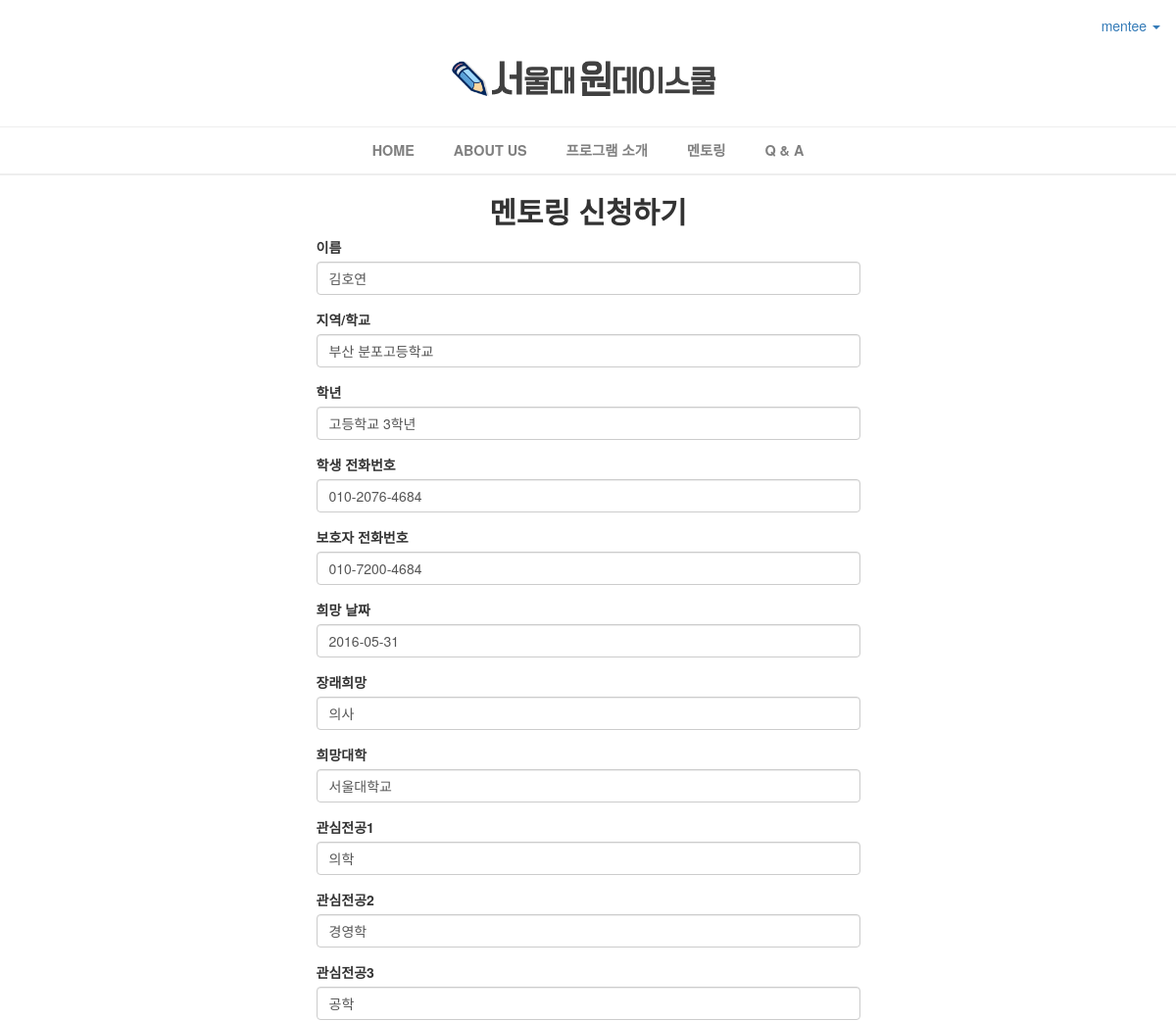
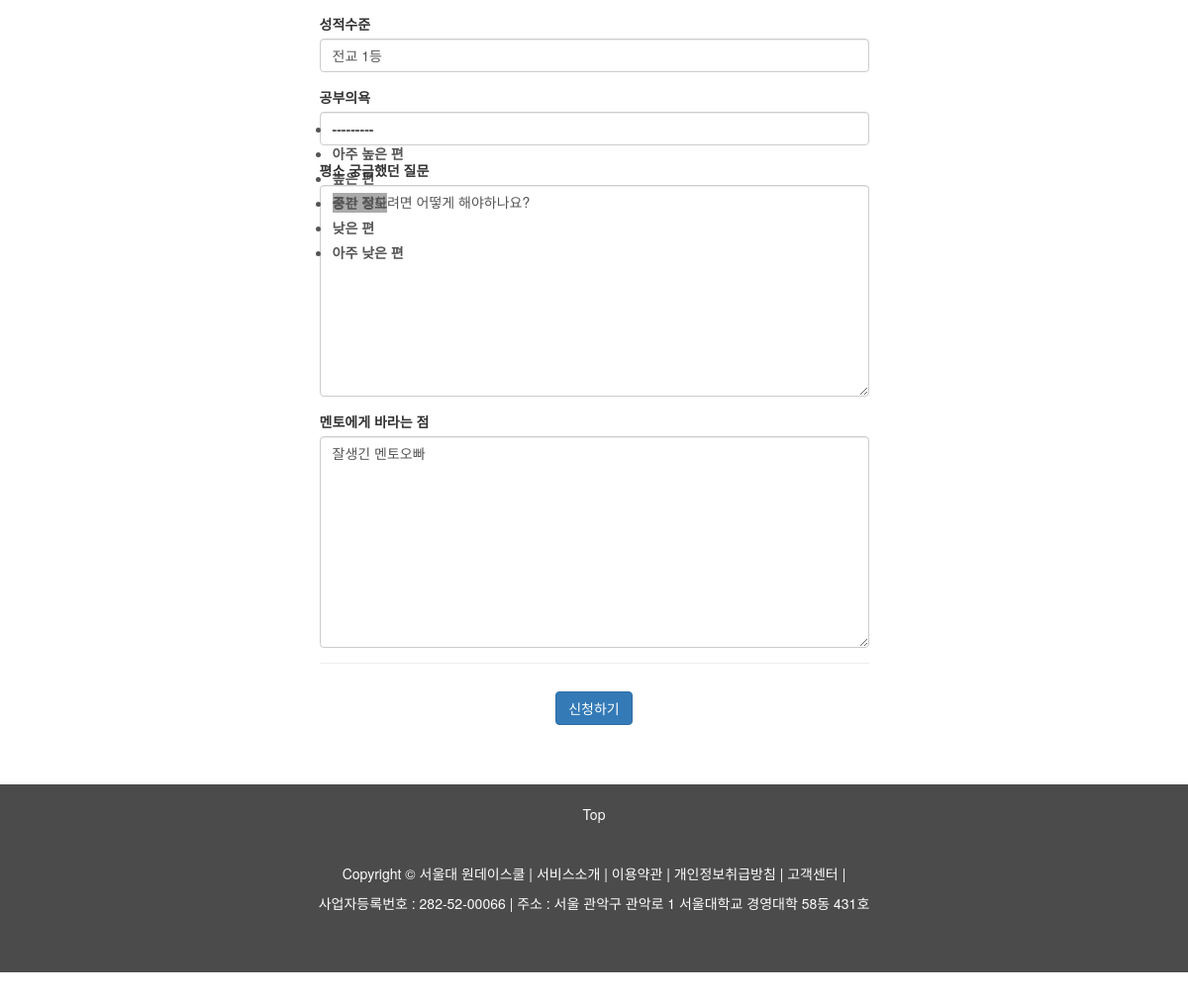
The page /mentoring/5/edit/ (signed in) on the database its author committed (2 pictures, top to bottom).
### mentoring/models.py (models this page shows, shortened)
class Mentoring(models.Model):
    created_at = models.DateTimeField(auto_now_add=True)
    author = models.ForeignKey(settings.AUTH_USER_MODEL, default='1')
    acceptor = models.CharField(max_length=20, default='1', verbose_name='멘토 전화번호')
    capacity = models.PositiveSmallIntegerField(default=0)
    name = models.CharField(max_length=20, verbose_name='이름')
    area_highschool = models.CharField(max_length=40, verbose_name='지역/학교')
    grade = models.CharField(max_length=20, verbose_name='학년')
    phone_mentee = models.CharField(max_length=20, blank=True, verbose_name='학생 전화번호')
    phone_keeper = models.CharField(max_length=20, verbose_name='보호자 전화번호')
    date = models.CharField(max_length=20, verbose_name='희망 날짜')
    wannabe = models.CharField(max_length=40, verbose_name='장래희망')
    university = models.CharField(max_length=30, verbose_name='희망대학')
    rating = models.CharField(max_length=20, verbose_name='성적수준')
    will_to_study = models.CharField(max_length=30, choices=RATING_CHOICES, verbose_name='공부의욕')
    major1 = models.CharField(max_length=40, verbose_name='관심전공1')
    major2 = models.CharField(max_length=40, verbose_name='관심전공2')
    major3 = models.CharField(max_length=40, verbose_name='관심전공3')
    questions = models.TextField(max_length=2000, verbose_name='평소 궁금했던 질문')
    requirements = models.TextField(max_length=2000, verbose_name='멘토에게 바라는 점')
    is_recommended = models.PositiveSmallIntegerField(unique=True, blank=True, null=True)

### mentoring/views.py (the view)
# urls.py: url(r'^(?P<pk>[0-9]+)/edit/$', views.mentoring_edit, name='mentoring_edit'),
@login_required
def mentoring_edit(request, pk):
    mentoring = get_object_or_404(Mentoring, pk=pk)
    if request.method == "POST":
        mentoringform = MentoringForm(request.POST, instance=mentoring)
        if mentoringform.is_valid():
            mentoring = mentoringform.save(commit=False)
            mentoring.save()
            messages.success(request, "멘토링이 성공적으로 수정되었습니다.")
            return redirect("/")
    else:
        mentoringform = MentoringForm(instance=mentoring)
    return render(request, 'mentoring/mentoring_form.html', {
        'mentoringform' : mentoringform
        })

### mentoring/forms.py
class MentoringForm(forms.ModelForm):
    class Meta:
        model = Mentoring
        fields = ('name', 'area_highschool', 'grade', 'phone_mentee', 'phone_keeper', 'date', 'wannabe', 'university', 'major1', 'major2', 'major3', 'rating', 'will_to_study', 'questions', 'requirements')
        widgets = {
            'will_to_study' : forms.RadioSelect(attrs={'style':'display: none'}),
        }

### mentoring/templates/mentoring/mentoring_form.html (shortened to what this page needs)
{% extends 'mentoring/base.html' %}
{% load staticfiles %}
{% load bootstrap3 %}
{% block style %}
    <link rel="stylesheet" href="{% static 'mentoring_form.css' %}" />
{% endblock %}
{% block content %}
{% if user.profile.is_mentor %}
<div class="container">
    <div class="row">
    <div class="col-sm-8 col-sm-offset-2 text-center">
        <div class="jumbotron" style="background-color: transparent;">
        <h3><strong>멘토링 신청은 멘티만 할 수 있습니다.</strong></h3>
        <div style="height: 50px;">
        </div>
        <a href="/" style="text-decoration: none;"><h4><strong>홈페이지로 돌아가기</strong></h4></a>
        </div>
    </div>
    <div class="col-sm-6 col-sm-offset-3">
    </div>
    </div>
</div>
{% else %}
<div class="container">
    <div class="row">
    <div class="col-sm-8 col-sm-offset-2 text-center">
        <h2><strong>멘토링 신청하기</strong></h2>
    </div>
    <div class="col-sm-6 col-sm-offset-3">
        <form method="post" action="">
            {% bootstrap_form mentoringform %}
            <hr />
            {% buttons %}
                <h1 style="text-align:center;"><button type="submit" class="btn btn-primary">{% bootstrap_icon "ok-sign" %} 신청하기</button></h1>
            {% endbuttons %}
        </form>
    </div>
    </div>
</div>
{% endif %}
{% endblock %}

### mentoring/templates/mentoring/base.html (shortened to what this page needs)
{% load staticfiles %}
<!DOCTYPE html>
<html lang="en">
<head>
    <link rel="stylesheet" href="{% static 'bootstrap-3.3.6/css/bootstrap.min.css' %}" />
{% block style %}{% endblock %}
    <link rel="stylesheet" href="https://maxcdn.bootstrapcdn.com/font-awesome/4.5.0/css/font-awesome.min.css">
</head>
<body style="min-width: 700px;">
    <nav id="top_nav" class="navbar" role="navigation" style="z-index:100;height:3vw;margin-bottom: 0px;background-color:white;">
        <div id="container">
            <div class="collapse navbar-collapse" style="text-align: center;width: 20%;float: right;" id="bs-example-navbar-collapse-1">
                {% if user.is_authenticated %}
                <ul class="nav navbar-nav navbar-right">
                    <li class="dropdown">
                        <a href="#" class="dropdown-toggle" data-toggle="dropdown">{{ user }} <b class="caret"></b></a>
                    </li>
                </ul>
                {% endif %}
            </div>
        </div>
    </nav>
    <div class="logo_wrapper" style="background-color: white;">
      <div id="logo_div">
        <div class="outer">
          <div class="inner">
            <div class="centered">
        <a href="/" style="display: block;font-size: 0;line-height: 0;"><img src='{% static 'img/sharpa_logo_3.png' %}' style="width: 30%;height: auto; margin: 0 40% 0 36.3%;display: block;font-size: 0;line-height: 0;"/></a>
            </div>
          </div>
        </div>
      </div>
    </div>
    <hr style="background-color: white;" />
      <nav class="navbar" data-spy="affix" data-offset-top="130"style="margin: 0 0 0 0;min-height: 0;" >
        <div id="menu_bar" style="background-color:white;float:center;text-align: center;" >
          <a href="/"><div id="menu"><b>HOME</b></div></a>
          <a href="/intro"><div id="menu"><b>ABOUT US</b></div></a>
          <a href="/program_info"><div id="menu"><b>프로그램 소개</b></div></a>
          <a href="/mentoring/new"><div id="menu"><b>멘토링</b></div></a>
          <a href="/Q&A"><div id="menu"><b>Q & A</b></div></a>
        </div>
      </nav>
      <hr>
      <hr>
{% block content %}
{% endblock %}
<footer class="text-center">
  <div class="a">
      <a href="#" style="color: rgba(254,254,254,1); text-decoration: none;">Top</a>
  </div>
  <br><br>
  <p>Copyright &copy;
    <a href="/intro">서울대 원데이스쿨</a> |
    <a href="/program_info">서비스소개</a> |
    <a href="/access_terms">이용약관</a> |
    <a href="/personal_info_terms">개인정보취급방침</a> |
    <a href="/Q&A">고객센터</a> |</p>
  <p>사업자등록번호 : 282-52-00066 | 주소 : 서울 관악구 관악로 1 서울대학교 경영대학 58동 431호</p>
</footer>
</body>
</html>

### static/mentoring_form.css (style rules this page uses)
footer { margin: 50px 0; }

### mentoring/templates/mentoring/base.html (style rules this page uses)
hr { margin : 0 0 0 0; }
#menu_bar { width: 100%; max-height: 300px; text-align: center; opacity: 0.9; }
#menu_bar #menu { position: relative; padding: 1% 1.5% 1% 1.5%; display: inline-block; font-size: 1.2vw; text-decoration: none; color : #737373; }
footer { clear:both; background-color: rgba(75,75,75,1); color:rgba(254,254,254,1); padding: 20px 0 50px 0; }
footer p a { color:rgba(254,254,254,1); }

### rows shown on the page
Mentoring: name "김호연", area_highschool "부산 분포고등학교", grade "고등학교 3학년", phone_mentee "010-2076-4684", phone_keeper "010-7200-4684", date "2016-05-31", wannabe "의사", university "서울대학교", major1 "의학", major2 "경영학", major3 "공학", rating "전교 1등", questions "공부 잘하려면 어떻게 해야하나요?", requirements "잘생긴 멘토오빠"

### other values the page prints
{{ user }} "mentee"
